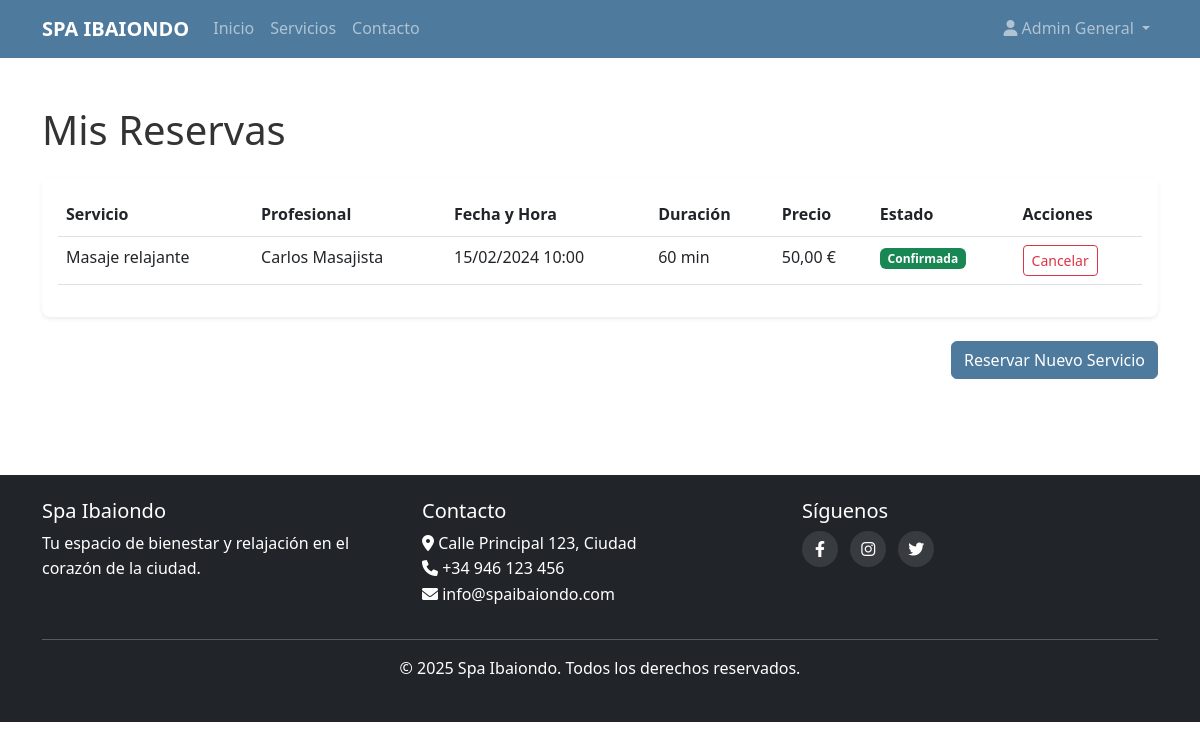
The app's page /public/index.php/reservas (signed in) with its own data.
### tables this page shows
CREATE TABLE reservas (
	id INT AUTO_INCREMENT PRIMARY KEY,
	id_usuario INT,
	id_servicio INT,
	id_trabajador INT,
	fecha_hora DATETIME NOT NULL,
	estado ENUM('pendiente', 'confirmada', 'cancelada') NOT NULL,
	FOREIGN KEY (id_usuario) REFERENCES usuarios(id),
	FOREIGN KEY (id_servicio) REFERENCES servicios(id),
	FOREIGN KEY (id_trabajador) REFERENCES trabajadores(id)
);

CREATE TABLE servicios (
	id INT AUTO_INCREMENT PRIMARY KEY,
	nombre VARCHAR(100) NOT NULL,
	descripcion TEXT NOT NULL,
	duracion INT NOT NULL,
	precio DECIMAL(10,2) NOT NULL
);

CREATE TABLE trabajadores (
	id INT AUTO_INCREMENT PRIMARY KEY,
	nombre VARCHAR(100) NOT NULL,
	email VARCHAR(100) UNIQUE NOT NULL,
	contrasena VARCHAR(255) NOT NULL,
	rol ENUM('admin', 'recepcionista', 'masajista', 'terapeuta') NOT NULL
);

### app/controllers/ReservaController.php (called while the page is built, shortened)
<?php
class ReservaController {
    private $reservaModel;
    public function __construct() {
        require_once BASE_PATH . '/app/models/Reserva.php';
        $this->reservaModel = new Reserva();
    }
    public function misReservas() {
        $reservas = $this->reservaModel->getByUsuario(Auth::id());
        include BASE_PATH . '/app/views/layouts/main.php';
        include BASE_PATH . '/app/views/reservas/mis_reservas.php';
        include BASE_PATH . '/app/views/layouts/footer.php';
    }
}

### public/index.php (called while the page is built, shortened)
<?php
require_once BASE_PATH . '/config/database.php';
require_once BASE_PATH . '/core/Router.php';
require_once BASE_PATH . '/core/Auth.php';
require_once BASE_PATH . '/core/Helper.php';
$router = new Router();
$router->dispatch();

### config/database.php (called while the page is built)
<?php
class Database {
    private static $instance = null;
    private $conn;
    private $host = 'localhost';
    private $user = 'root';
    private $pass = '';
    private $name = 'spa';
    private function __construct() {
        try {
            $this->conn = new PDO(
                "mysql:host={$this->host};dbname={$this->name};charset=utf8mb4",
                $this->user,
                $this->pass,
                [PDO::ATTR_ERRMODE => PDO::ERRMODE_EXCEPTION]
            );
        } catch(PDOException $e) {
            die("Error de conexión: " . $e->getMessage());
        }
    }
    public static function getInstance() {
        if (self::$instance == null) {
            self::$instance = new Database();
        }
        return self::$instance;
    }
    public function getConnection() {
        return $this->conn;
    }
}

### core/Auth.php (called while the page is built, shortened)
<?php
class Auth {
    public static function check() {
        return isset($_SESSION['logged_in']) && $_SESSION['logged_in'] === true;
    }
    public static function id() {
        return self::check() ? $_SESSION['user_id'] : null;
    }
}

### app/models/Reserva.php (called while the page is built, shortened)
<?php
class Reserva {
    private $db;
    public function __construct() {
        $this->db = Database::getInstance()->getConnection();
    }
    public function getByUsuario($idUsuario) {
        $stmt = $this->db->prepare("
            SELECT r.*, s.nombre as nombre_servicio, t.nombre as nombre_trabajador,
                   s.duracion, s.precio
            FROM reservas r
            JOIN servicios s ON r.id_servicio = s.id
            JOIN trabajadores t ON r.id_trabajador = t.id
            WHERE r.id_usuario = ?
            ORDER BY r.fecha_hora DESC
        ");
        $stmt->execute([$idUsuario]);
        return $stmt->fetchAll(PDO::FETCH_ASSOC);
    }
}

### core/Helper.php (called while the page is built, shortened)
<?php
class Helper {
    public static function url($path = '') {
        $base = APP_URL;
        if (strpos($base, 'index.php') === false) {
            $base .= '/index.php';
        }
        if (empty($path)) {
            return rtrim($base, '/');
        }
        return $base . '/' . ltrim($path, '/');
    }
    public static function e($string) {
        return htmlspecialchars($string, ENT_QUOTES, 'UTF-8');
    }
    public static function formatDate($date, $format = 'd/m/Y H:i') {
        $dateObj = new DateTime($date);
        return $dateObj->format($format);
    }
    public static function formatPrice($price) {
        return number_format($price, 2, ',', '.') . ' €';
    }
}

### app/views/reservas/mis_reservas.php (the view)
<div class="container py-5">
    <h1 class="mb-4">Mis Reservas</h1>
    <?php if (empty($reservas)): ?>
        <div class="alert alert-info">
            <p class="mb-0">No tienes reservas activas.</p>
        </div>
        <div class="text-center mt-4">
            <a href="<?= Helper::url('servicios') ?>" class="btn btn-primary">Reservar Ahora</a>
        </div>
    <?php else: ?>
        <div class="card shadow-sm">
            <div class="card-body">
                <div class="table-responsive">
                    <table class="table table-hover">
                        <thead>
                            <tr>
                                <th>Servicio</th>
                                <th>Profesional</th>
                                <th>Fecha y Hora</th>
                                <th>Duración</th>
                                <th>Precio</th>
                                <th>Estado</th>
                                <th>Acciones</th>
                            </tr>
                        </thead>
                        <tbody>
                            <?php foreach ($reservas as $reserva): ?>
                                <tr>
                                    <td><?= Helper::e($reserva['nombre_servicio']) ?></td>
                                    <td><?= Helper::e($reserva['nombre_trabajador']) ?></td>
                                    <td><?= Helper::formatDate($reserva['fecha_hora']) ?></td>
                                    <td><?= $reserva['duracion'] ?> min</td>
                                    <td><?= Helper::formatPrice($reserva['precio']) ?></td>
                                    <td>
                                        <?php if ($reserva['estado'] == 'pendiente'): ?>
                                            <span class="badge bg-warning text-dark">Pendiente</span>
                                        <?php elseif ($reserva['estado'] == 'confirmada'): ?>
                                            <span class="badge bg-success">Confirmada</span>
                                        <?php else: ?>
                                            <span class="badge bg-danger">Cancelada</span>
                                        <?php endif; ?>
                                    </td>
                                    <td>
                                        <?php if ($reserva['estado'] != 'cancelada'): ?>
                                            <a href="<?= Helper::url('reservas/' . $reserva['id'] . '/cancelar') ?>"
                                               class="btn btn-sm btn-outline-danger"
                                               onclick="return confirm('¿Estás seguro de cancelar esta reserva?')">
                                                Cancelar
                                            </a>
                                        <?php endif; ?>
                                    </td>
                                </tr>
                            <?php endforeach; ?>
                        </tbody>
                    </table>
                </div>
            </div>
        </div>
        <div class="text-end mt-4">
            <a href="<?= Helper::url('servicios') ?>" class="btn btn-primary">Reservar Nuevo Servicio</a>
        </div>
    <?php endif; ?>
</div>

### core/Router.php (shortened to what this page needs)
<?php
class Router {
    private $routes = [];
    public function add($method, $path, $controller, $action) {
        $this->routes[] = [
            'method' => $method,
            'path' => $path,
            'controller' => $controller,
            'action' => $action
        ];
    }
    public function dispatch() {
        $uri = $_SERVER['REQUEST_URI'];
        $method = $_SERVER['REQUEST_METHOD'];
        $baseFolder = '/spa-ibaiondo/public';
        if (strpos($uri, $baseFolder) === 0) {
            $uri = substr($uri, strlen($baseFolder));
        }
        $uri = str_replace('/index.php', '', $uri);
        $uri = explode('?', $uri)[0];
        foreach ($this->routes as $route) {
            $pattern = $this->convertRouteToRegex($route['path']);
            if ($route['method'] === $method && preg_match($pattern, $uri, $matches)) {
                array_shift($matches);
                $action = $route['action'];
                $controllerInstance = new $controller();
                call_user_func_array([$controllerInstance, $action], $matches);
                return;
            }
        }
    }
    private function convertRouteToRegex($route) {
        $pattern = preg_replace('/\{([a-zA-Z0-9_]+)\}/', '([^/]+)', $route);
        return '#^' . $pattern . '$#';
    }
}

### public/assets/css/styles.css (style rules this page uses)
body { font-family: 'Segoe UI', Tahoma, Geneva, Verdana, sans-serif; color: #333; line-height: 1.6; }
:root { --primary-color: #4e7a9e; --secondary-color: #6c757d; --accent-color: #e9ecef; --success-color: #28a745; --info-color: #17a2b8; --warning-color: #ffc107; --danger-color: #dc3545; }
.btn-primary { background-color: var(--primary-color); border-color: var(--primary-color); }
.card { border: none; border-radius: 0.5rem; overflow: hidden; transition: transform 0.3s, box-shadow 0.3s; }

### records on screen
reservas: id_servicio.nombre "Masaje relajante", id_trabajador.nombre "Carlos Masajista", fecha_hora "15/02/2024 10:00", id_servicio.duracion "60", id_servicio.precio "50,00 €", estado "Confirmada"
